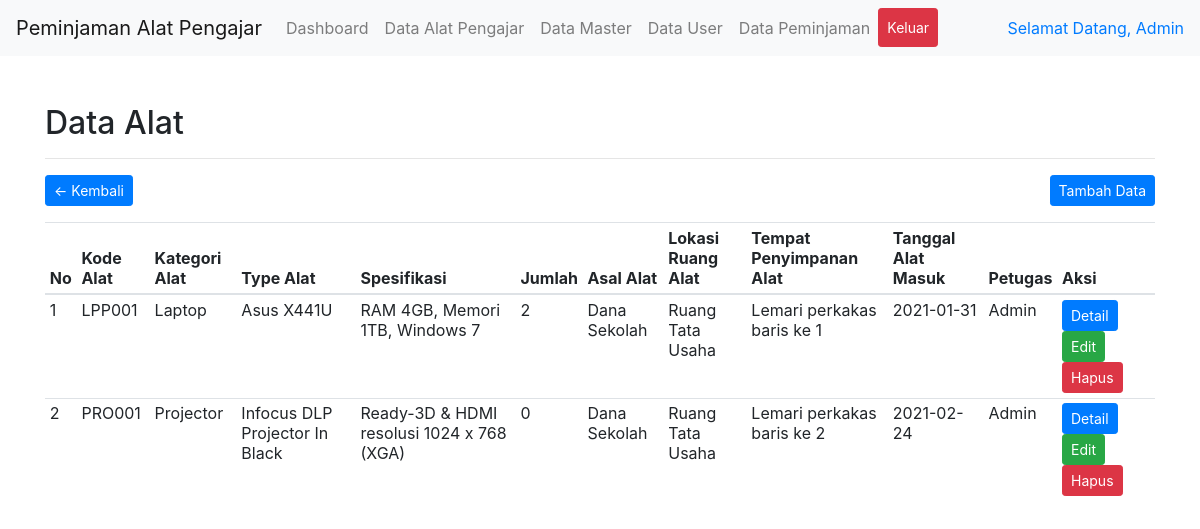
Page /admin/data-barang.php (signed in) on the committed database.
### tables this page shows
CREATE TABLE `barang` (
  `id_barang` int(11) NOT NULL,
  `id_user` int(11) NOT NULL,
  `spesifikasi` text NOT NULL,
  `jumlah` varchar(20) NOT NULL,
  `asal_barang` text NOT NULL,
  `nama_barang` varchar(50) NOT NULL,
  `tgl_regis` date NOT NULL DEFAULT current_timestamp(),
  `lokasi` varchar(100) NOT NULL,
  `tempat` varchar(100) NOT NULL,
  `kd_jenis` varchar(20) NOT NULL,
  `kategori_barang` varchar(20) NOT NULL
);

CREATE TABLE `users` (
  `id_user` int(11) NOT NULL,
  `nama` varchar(50) NOT NULL,
  `username` varchar(30) NOT NULL,
  `password` varchar(100) NOT NULL,
  `id_level` enum('1','2','3') NOT NULL
);

### admin/includes/barang.php (the view)
<div class="container mt-5">
  <h2>Data Alat</h2>
  <hr>
  <a href="index.php" class="btn btn-primary btn-sm float-left">← Kembali</a>
  <a href="?p=tambah-barang" class="btn btn-primary btn-sm float-right">Tambah Data</a>
  <div class="clearfix"></div>
  <table class="table table-sm mt-3">
    <thead>
      <tr>
        <th>No</th>
        <th>Kode Alat</th>
        <th>Kategori Alat</th>
        <th>Type Alat</th>
        <th>Spesifikasi</th>
        <th>Jumlah</th>
        <th>Asal Alat</th>
        <th>Lokasi Ruang Alat</th>
        <th>Tempat Penyimpanan Alat</th>
        <th>Tanggal Alat Masuk</th>
        <th>Petugas</th>
        <th>Aksi</th>
      </tr>
    </thead>
    <tbody>
      <?php foreach($data_barang as $barang): ?>
      <tr>
        <td><?= $no++;?></td>
        <td><?= $barang['kd_jenis']; ?>
        <td><?= $barang['kategori_barang']; ?>
        <td><?= $barang['nama_barang']; ?>
        <td><?= $barang['spesifikasi']; ?>
        <td><?= $barang['jumlah']; ?>
        <td><?= $barang['asal_barang']; ?>
        <td><?= $barang['lokasi']; ?>
        <td><?= $barang['tempat']; ?>
        <td><?= $barang['tgl_regis']; ?>
        <td><?= $barang['nama']; ?>
        <td>
          <div class="d-inline">
            <a href="?p=detail-barang&id=<?= $barang['id_barang']; ?>" class="btn btn-primary btn-sm">Detail</a>
            <a href="?p=edit-barang&id=<?= $barang['id_barang']; ?>" class="btn btn-success btn-sm">Edit</a>
            <a href="?p=hapus-barang&id=<?= $barang['id_barang']; ?>" class="btn btn-danger btn-sm" onclick="return confirm('Hapus data ini?')">Hapus</a>
          </div>
        </td>
      </tr>
      <?php endforeach; ?>
    </tbody>
  </table>
</div>

### rows in the picture
barang: kd_jenis "LPP001", kategori_barang "Laptop", nama_barang "Asus X441U", spesifikasi "RAM 4GB, Memori 1TB, Windows 7", jumlah "2", asal_barang "Dana Sekolah", lokasi "Ruang Tata Usaha", tempat "Lemari perkakas baris ke 1", tgl_regis "2021-01-31", id_user.nama "Admin"
barang: kd_jenis "PRO001", kategori_barang "Projector", nama_barang "Infocus DLP Projector In Black", spesifikasi "Ready-3D & HDMI resolusi 1024 x 768 (XGA)", jumlah "0", asal_barang "Dana Sekolah", lokasi "Ruang Tata Usaha", tempat "Lemari perkakas baris ke 2", tgl_regis "2021-02-24", id_user.nama "Admin"

### other values in the picture
$_SESSION['name'] "Admin"
